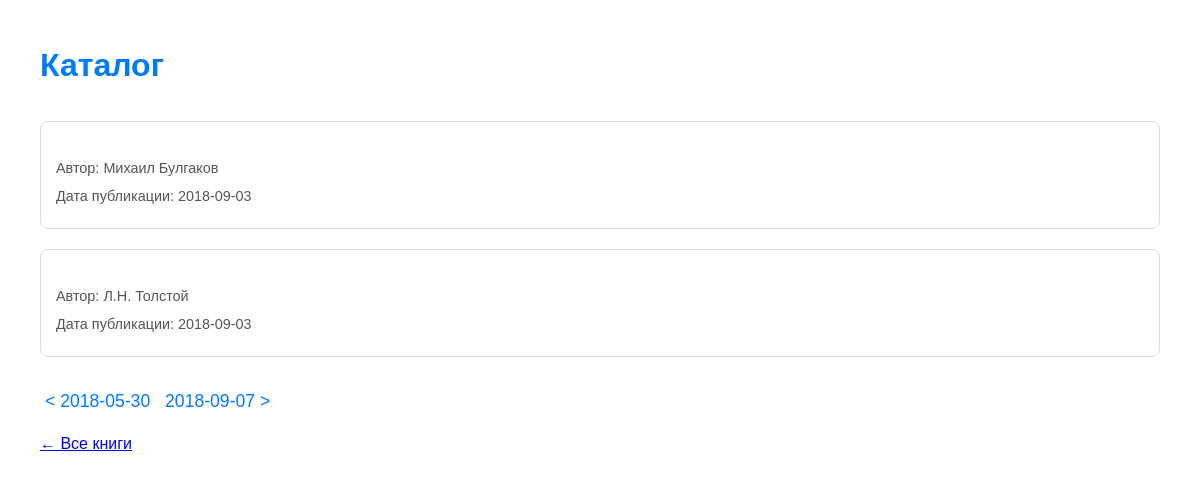
The app's page /books/2018-09-03/ with its own data.
### books/models.py (models this page shows, shortened)
class Book(models.Model):
    name = models.CharField(u'Название', max_length=64)
    author = models.CharField(u'Автор', max_length=64)
    pub_date = models.DateField(u'Дата публикации')

### books/views.py (the view)
# urls.py: path('books/<str:pub_date>/', book_by_date, name='book_by_date'),
def book_by_date(request, pub_date):
    try:
        pub_date = datetime.strptime(pub_date, '%Y-%m-%d').date()
    except ValueError:
        from django.http import Http404
        raise Http404("Неверный формат даты")
    books = Book.objects.filter(pub_date=pub_date)
    if not books.exists():
        from django.http import Http404
        raise Http404("Книг за эту дату не найдено")
    dates = Book.objects.dates('pub_date', 'day', order='ASC')
    dates_list = list(dates)
    prev_date = None
    next_date = None
    try:
        current_index = dates_list.index(pub_date)
        if current_index > 0:
            prev_date = dates_list[current_index - 1]
        if current_index < len(dates_list) - 1:
            next_date = dates_list[current_index + 1]
    except ValueError:
        pass
    context = {
        'books': books,
        'pub_date': pub_date,
        'prev_date': prev_date,
        'next_date': next_date,
    }
    return render(request, 'books/book_by_date.html', context)

### templates/books/book_by_date.html (shortened to what this page needs)
<!DOCTYPE html>
<html lang="ru">
<head>
</head>
<body>
    <h1>Каталог</h1>
    {% for book in books %}
        <div class="book-card">
            <p>Автор: {{ book.author }}</p>
            <p>Дата публикации: {{ book.pub_date|date:"Y-m-d" }}</p>
        </div>
    {% empty %}
        <p>Нет книг за эту дату.</p>
    {% endfor %}
    <div class="pagination">
        {% if prev_date %}
            <a href="{% url 'book_by_date' prev_date|date:'Y-m-d' %}">< {{ prev_date|date:"Y-m-d" }}</a>
        {% endif %}
        {% if next_date %}
            <a href="{% url 'book_by_date' next_date|date:'Y-m-d' %}">{{ next_date|date:"Y-m-d" }} ></a>
        {% endif %}
    </div>
    <p><a href="{% url 'books_list' %}">← Все книги</a></p>
</body>
</html>

### templates/books/book_by_date.html (style rules this page uses)
body { font-family: Arial, sans-serif; margin: 40px; line-height: 1.6; }
h1 { color: #007BFF; margin-bottom: 30px; }
.book-card { border: 1px solid #ddd; padding: 15px; margin-bottom: 20px; border-radius: 8px; }
.book-card p { margin: 5px 0; font-size: 0.9em; color: #555; }
.pagination { margin-top: 30px; font-size: 1.1em; }
.pagination a { color: #007BFF; text-decoration: none; margin: 0 5px; }

### records on screen
Book: author "Михаил Булгаков", pub_date "2018-09-03"
Book: author "Л.Н. Толстой", pub_date "2018-09-03"

### other values on screen
{{ prev_date|date:"Y-m-d" }} "2018-05-30"
{{ next_date|date:"Y-m-d" }} "2018-09-07"
